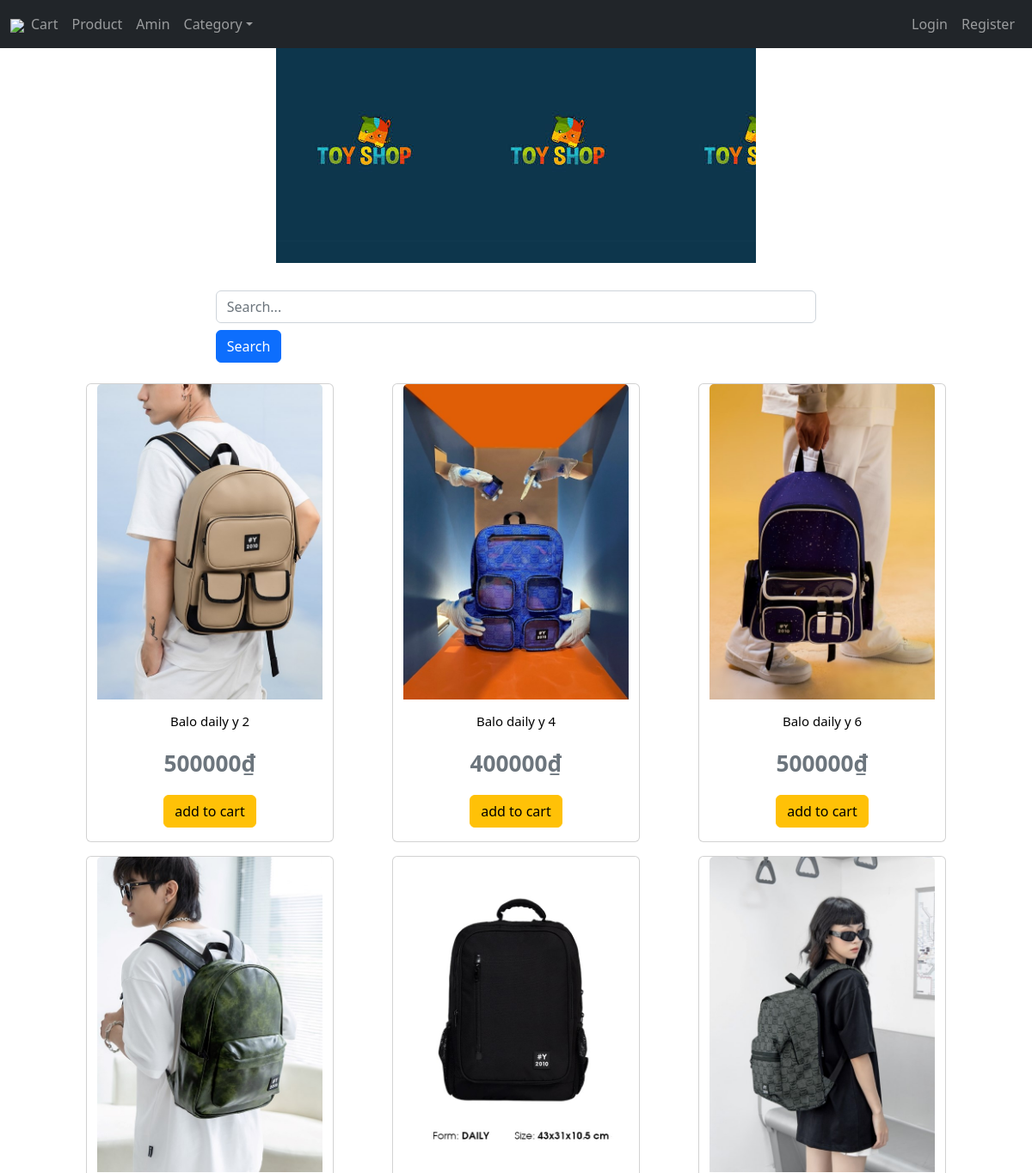
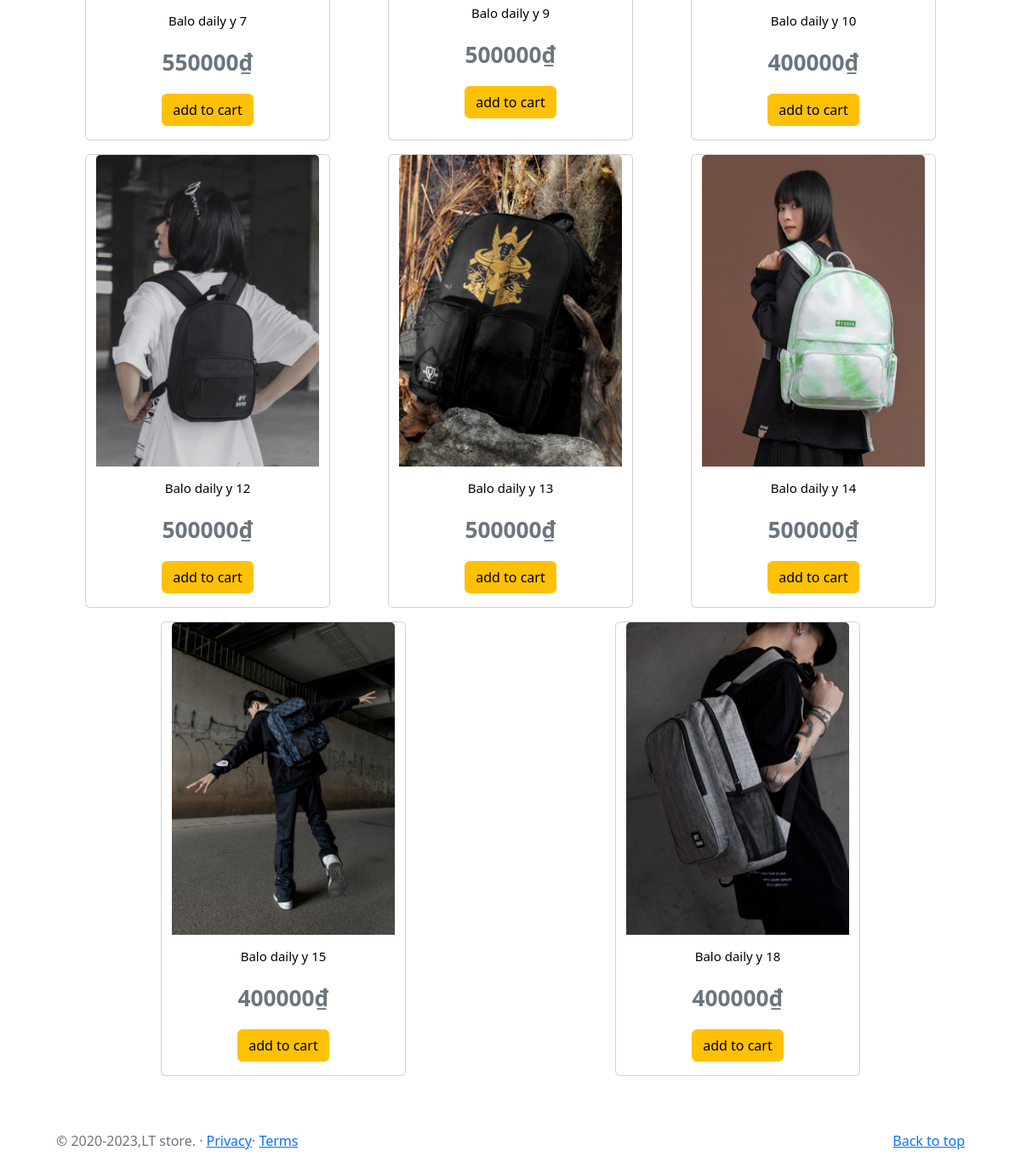
The app's page /cat.php?id=1 with its own data (2 pictures, top to bottom).
### tables this page shows
CREATE TABLE `product` (
  `pid` int(11) NOT NULL AUTO_INCREMENT,
  `pname` varchar(50) NOT NULL,
  `pprice` decimal(10,0) NOT NULL,
  `pquan` int(11) NOT NULL,
  `pdesc` varchar(255) DEFAULT NULL,
  `pimage` varchar(100) DEFAULT NULL,
  `pdate` date NOT NULL,
  `catid` int(11) NOT NULL,
  PRIMARY KEY (`pid`),
  KEY `cat_fk` (`catid`),
  CONSTRAINT `cat_fk` FOREIGN KEY (`catid`) REFERENCES `category` (`cid`)
);

### cat.php (the view, shortened to what this page needs)
<?php
require_once('header.php');
$c = new connect();
$dbLink = $c->connectToMySQL();
$a = $_GET['id'];
$sql = "SELECT * FROM product where catid= '$a'";
$re = $dbLink->query($sql);
if ($re->num_rows > 0) {
?>
<div class="container">
        <div class="row mx-auto">
            <?php
            while ($row = $re->fetch_assoc()) {
            ?>
                <div class="card mb-3 col-3 mx-auto" style="width: 18rem;">
                    <img src="img/<?= $row['pimage'] ?>" class="card-img-top" alt="...">
                    <div class="card-body">
                        <a href="detail.php?id=<?= $row['pid'] ?>" class="text-decoration-none">
                            <h6 class="text-center" style="font-size: 15px; color: black;"><?= $row['pname'] ?></h6>
                        </a>
                        <p class="card-cost text-center my-3" style="font-weight: bold; font-size: 30px;"><small class="text-muted"><?= $row['pprice'] ?>&#8363;</small></p>
                        <div class=" mx-auto"  style="text-align: center;">
                            <a href="cart.php?id=<?=$row['pid']?>"class="btn btn-warning nold-btn">add to cart</a>
                        </div>
                    </div>
                </div>
        <?php
            }
        }
        ?>
        </div>
    </div>
    </body>
    </html>
    <?php
    require_once('footer.php');
    ?>

### header.php (shortened to what this page needs)
<!DOCTYPE html>
<html lang="en">
<head>
    <link href="https://cdn.jsdelivr.net/npm/bootstrap@5.2.3/dist/css/bootstrap.min.css" rel="stylesheet">
</head>
<body>
      <nav class="navbar navbar-expand-sm navbar-dark bg-dark">
        <div class="container-fluid">
          <a href="index.php" >
          <img src="https://as2.ftcdn.net/v2/jpg/03/22/05/83/1000_F_322058357_REROJoGdxn7YfMgykQOlCP7VqbfCF3XW.jpg" width="50px"></img></a>
          <div class="collapse navbar-collapse" id="navsup">
            <div class="navbar-nav">
                <a href="cart.php" class="nav-link">Cart</a>
                <a href="allproduct.php" class="nav-link">Product</a>
                <a href="amin.php" class="nav-link">Amin</a>
                <div class="dropdown">
                    <a href="#" class="nav-link dropdown-toggle" data-bs-toggle="dropdown">Category</a>
                </div>
            </div>
            <div class="navbar-nav ms-auto">
              <?php
              if(isset($_COOKIE['cc_username'])):
                ?>
                <a href="" class="nav-item nav-link">Wlecome,<?=$_COOKIE['cc_username']?> </a>
                <a href="logout.php" class="nav-item nav-link">Logout</a>
                <?php
                else:
                ?>
                <a href="login.php" class="nav-item nav-link">Login</a>
                <a href="register.php" class="nav-item nav-link">Register</a>
              <?php
              endif;
              ?>
            </div>
          </div>
        </div>
      </nav>
    <div class="container">
    <section class="py-5 text-center container"
        style="background-image: url('img/a.jpg');height: 250px; width:50%;">
        <div class="row py-ly-5">
            <div class="col-lg-6 col-md-8 mx-auto">
            </div>
        </div>
    </section>
    <div class="container my-3">
    <div class="row d-flex justify-content-center align-items-center p-3">
        <div class="col-md-8">
            <form action="search.php" class="search">
                <input type="text" class="form-control" placeholder="Search..." name="search">
                <button class="btn btn-primary btn-rounded-pill my-2" name="btnSearch">Search</button>
            </form>
        </div>
    </div>

### footer.php
<Footer class="text-muted py-5">
            <div class=" container">
                <p class="float-end mb-1">
                    <a href="index.php">Back to top</a>
                </p>
                <p>&copy; 2020-2023,LT store. &middot;
                    <a href="#">Privacy</a>&middot;
                    <a href="#">Terms</a>
                </p>
            </div>
 </Footer>

### records on screen
product: pimage (picture), pname "Balo daily y 2", pprice "500000"
product: pimage (picture), pname "Balo daily y 4", pprice "400000"
product: pimage (picture), pname "Balo daily y 6", pprice "500000"
product: pimage (picture), pname "Balo daily y 7", pprice "550000"
product: pimage (picture), pname "Balo daily y 9", pprice "500000"
product: pimage (picture), pname "Balo daily y 10", pprice "400000"
product: pimage (picture), pname "Balo daily y 12", pprice "500000"
product: pimage (picture), pname "Balo daily y 13", pprice "500000"
product: pimage (picture), pname "Balo daily y 14", pprice "500000"
product: pimage (picture), pname "Balo daily y 15", pprice "400000"
product: pimage (picture), pname "Balo daily y 18", pprice "400000"
